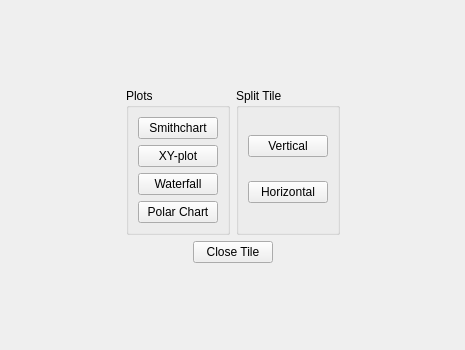
<?xml version="1.0" encoding="UTF-8"?>
<ui version="4.0">
 <class>TileWidget</class>
 <widget class="QWidget" name="TileWidget">
  <property name="geometry">
   <rect>
    <x>0</x>
    <y>0</y>
    <width>465</width>
    <height>350</height>
   </rect>
  </property>
  <property name="windowTitle">
   <string>Form</string>
  </property>
  <layout class="QVBoxLayout" name="verticalLayout">
   <property name="leftMargin">
    <number>0</number>
   </property>
   <property name="topMargin">
    <number>0</number>
   </property>
   <property name="rightMargin">
    <number>0</number>
   </property>
   <property name="bottomMargin">
    <number>0</number>
   </property>
   <item>
    <widget class="QStackedWidget" name="stack">
     <property name="currentIndex">
      <number>0</number>
     </property>
     <widget class="QWidget" name="TilePage">
      <layout class="QVBoxLayout" name="verticalLayout_5">
       <item>
        <spacer name="verticalSpacer">
         <property name="orientation">
          <enum>Qt::Vertical</enum>
         </property>
         <property name="sizeHint" stdset="0">
          <size>
           <width>20</width>
           <height>40</height>
          </size>
         </property>
        </spacer>
       </item>
       <item>
        <layout class="QHBoxLayout" name="horizontalLayout_3">
         <item>
          <spacer name="horizontalSpacer_4">
           <property name="orientation">
            <enum>Qt::Horizontal</enum>
           </property>
           <property name="sizeHint" stdset="0">
            <size>
             <width>40</width>
             <height>20</height>
            </size>
           </property>
          </spacer>
         </item>
         <item>
          <layout class="QVBoxLayout" name="verticalLayout_4">
           <item>
            <layout class="QHBoxLayout" name="horizontalLayout">
             <item>
              <widget class="QGroupBox" name="groupBox">
               <property name="title">
                <string>Plots</string>
               </property>
               <layout class="QVBoxLayout" name="verticalLayout_2">
                <item>
                 <widget class="QPushButton" name="bSmithchart">
                  <property name="text">
                   <string>Smithchart</string>
                  </property>
                 </widget>
                </item>
                <item>
                 <widget class="QPushButton" name="bXYplot">
                  <property name="text">
                   <string>XY-plot</string>
                  </property>
                 </widget>
                </item>
                <item>
                 <widget class="QPushButton" name="bWaterfall">
                  <property name="text">
                   <string>Waterfall</string>
                  </property>
                 </widget>
                </item>
                <item>
                 <widget class="QPushButton" name="bPolarchart">
                  <property name="text">
                   <string>Polar Chart</string>
                  </property>
                 </widget>
                </item>
               </layout>
              </widget>
             </item>
             <item>
              <widget class="QGroupBox" name="groupBox_2">
               <property name="title">
                <string>Split Tile</string>
               </property>
               <layout class="QVBoxLayout" name="verticalLayout_3">
                <item>
                 <widget class="QPushButton" name="bSplitV">
                  <property name="text">
                   <string>Vertical</string>
                  </property>
                  <property name="icon">
                   <iconset resource="../icons.qrc">
                    <normaloff>:/icons/vertical.svg</normaloff>:/icons/vertical.svg</iconset>
                  </property>
                 </widget>
                </item>
                <item>
                 <widget class="QPushButton" name="bSplitH">
                  <property name="text">
                   <string>Horizontal</string>
                  </property>
                  <property name="icon">
                   <iconset resource="../icons.qrc">
                    <normaloff>:/icons/horizontal.svg</normaloff>:/icons/horizontal.svg</iconset>
                  </property>
                 </widget>
                </item>
               </layout>
              </widget>
             </item>
            </layout>
           </item>
           <item>
            <layout class="QHBoxLayout" name="horizontalLayout_2">
             <item>
              <spacer name="horizontalSpacer">
               <property name="orientation">
                <enum>Qt::Horizontal</enum>
               </property>
               <property name="sizeHint" stdset="0">
                <size>
                 <width>40</width>
                 <height>20</height>
                </size>
               </property>
              </spacer>
             </item>
             <item>
              <widget class="QPushButton" name="bClose">
               <property name="sizePolicy">
                <sizepolicy hsizetype="Fixed" vsizetype="Fixed">
                 <horstretch>0</horstretch>
                 <verstretch>0</verstretch>
                </sizepolicy>
               </property>
               <property name="text">
                <string>Close Tile</string>
               </property>
               <property name="icon">
                <iconset resource="../icons.qrc">
                 <normaloff>:/icons/close.svg</normaloff>:/icons/close.svg</iconset>
               </property>
              </widget>
             </item>
             <item>
              <spacer name="horizontalSpacer_2">
               <property name="orientation">
                <enum>Qt::Horizontal</enum>
               </property>
               <property name="sizeHint" stdset="0">
                <size>
                 <width>40</width>
                 <height>20</height>
                </size>
               </property>
              </spacer>
             </item>
            </layout>
           </item>
          </layout>
         </item>
         <item>
          <spacer name="horizontalSpacer_3">
           <property name="orientation">
            <enum>Qt::Horizontal</enum>
           </property>
           <property name="sizeHint" stdset="0">
            <size>
             <width>40</width>
             <height>20</height>
            </size>
           </property>
          </spacer>
         </item>
        </layout>
       </item>
       <item>
        <spacer name="verticalSpacer_2">
         <property name="orientation">
          <enum>Qt::Vertical</enum>
         </property>
         <property name="sizeHint" stdset="0">
          <size>
           <width>20</width>
           <height>40</height>
          </size>
         </property>
        </spacer>
       </item>
      </layout>
     </widget>
     <widget class="QWidget" name="ContentFullScreenMode"/>
     <widget class="QWidget" name="ContentPage"/>
    </widget>
   </item>
  </layout>
 </widget>
 <resources>
  <include location="../icons.qrc"/>
 </resources>
 <connections>
  <connection>
   <sender>bClose</sender>
   <signal>clicked()</signal>
   <receiver>TileWidget</receiver>
   <slot>closeTile()</slot>
   <hints>
    <hint type="sourcelabel">
     <x>199</x>
     <y>74</y>
    </hint>
    <hint type="destinationlabel">
     <x>199</x>
     <y>149</y>
    </hint>
   </hints>
  </connection>
  <connection>
   <sender>bSplitH</sender>
   <signal>clicked()</signal>
   <receiver>TileWidget</receiver>
   <slot>splitHorizontally()</slot>
   <hints>
    <hint type="sourcelabel">
     <x>199</x>
     <y>224</y>
    </hint>
    <hint type="destinationlabel">
     <x>199</x>
     <y>149</y>
    </hint>
   </hints>
  </connection>
  <connection>
   <sender>bSplitV</sender>
   <signal>clicked()</signal>
   <receiver>TileWidget</receiver>
   <slot>splitVertically()</slot>
   <hints>
    <hint type="sourcelabel">
     <x>199</x>
     <y>149</y>
    </hint>
    <hint type="destinationlabel">
     <x>199</x>
     <y>149</y>
    </hint>
   </hints>
  </connection>
 </connections>
 <slots>
  <slot>splitVertically()</slot>
  <slot>splitHorizontally()</slot>
  <slot>closeTile()</slot>
 </slots>
</ui>
